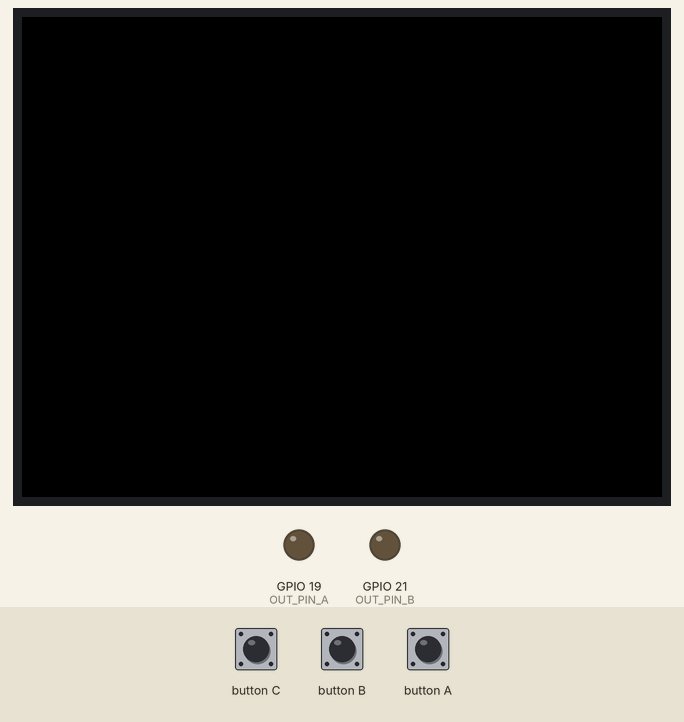
Recording of a sketch running on a simulated ESP32. On the bench: 320×240 colour display, output pins drawn as LEDs (lit = HIGH). Inputs (shaded band) come from the test bench.

Above: at 1.3 s.
1.4 s: button A pressed for 0.15 s
At 1.48 s:
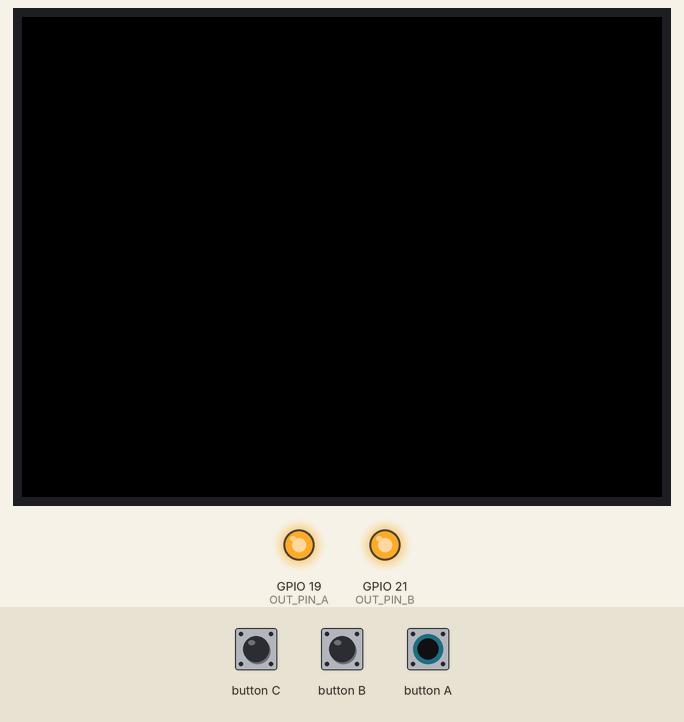
3.0 s: button A pressed for 3.2 s
At 7.1 s:
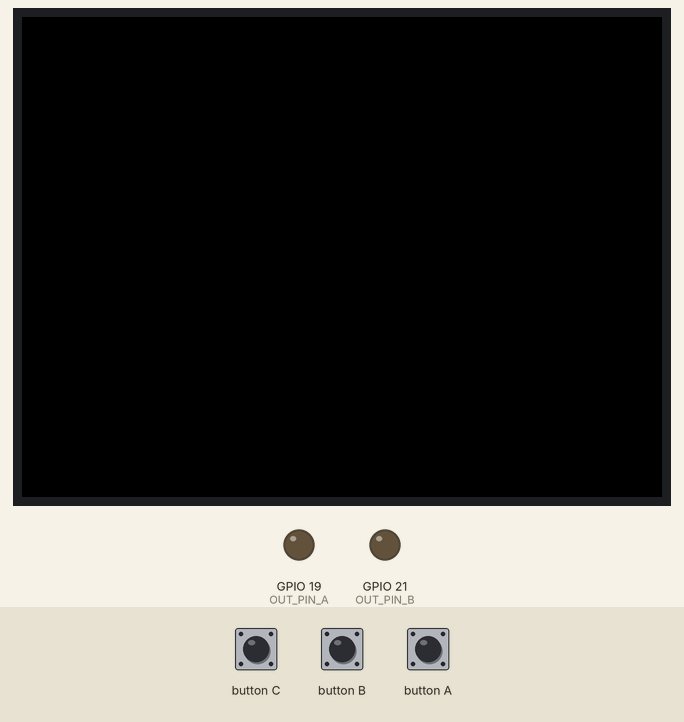
Timing chart, 0 to 8.6 s (numbered marks = the images above; inputs shaded):
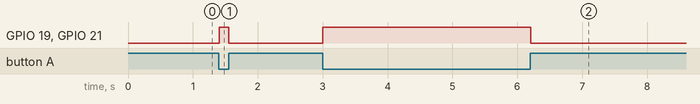

Measured:
- after the input at 1.4 s, GPIO 19 (OUT_PIN_A), GPIO 21 (OUT_PIN_B): LOW → HIGH at once, → LOW 0.15 s later
- after the input at 3.0 s, GPIO 19 (OUT_PIN_A), GPIO 21 (OUT_PIN_B): LOW → HIGH at once, → LOW 3.2 s later

The sketch:

m5_hartbeat.ino
```cpp
#include <M5Unified.h>

constexpr int OUT_PIN_A = 19;
constexpr int OUT_PIN_B = 21;

void setup() {
  auto cfg = M5.config();
  M5.begin(cfg);

  pinMode(OUT_PIN_A, OUTPUT);
  pinMode(OUT_PIN_B, OUTPUT);
  digitalWrite(OUT_PIN_A, LOW);
  digitalWrite(OUT_PIN_B, LOW);
}

void loop() {
  M5.update();

  const int level = M5.BtnA.isPressed() ? HIGH : LOW;
  digitalWrite(OUT_PIN_A, level);
  digitalWrite(OUT_PIN_B, level);

  delay(10);
}
```
